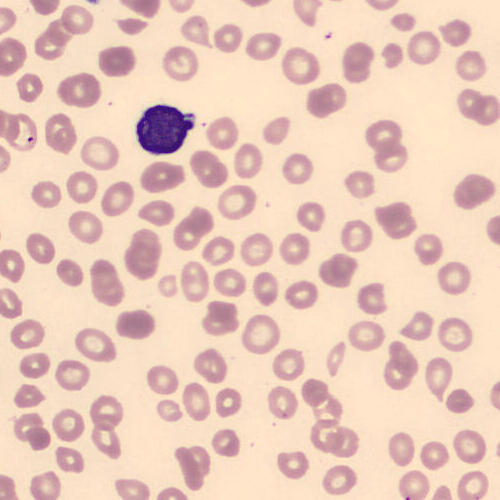
#> input picture ch15-图像阈值/cell.jpg, 500 x 500 px
$ python '阈值分割5.py'
#> lines starting #> are read from the running program, lines starting #| are printed output that depends on the picture; after the words box and inside, x2 and y2 are one past the last pixel; in counts of white or black regions, pixels touching at a corner belong together
# -*- coding: utf-8 -*-
# @Time    : 2020/9/4 21:11
# @Author  : jhys
# @FileName: 阈值分割5.py

# 导入库
import cv2
import numpy as np
from matplotlib import pyplot as plt

img = cv2.imread('cell.jpg', 0)
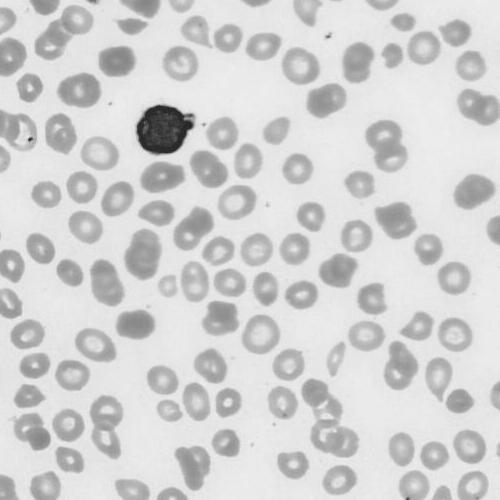
#> img: shape (500, 500); min 30, max 241, mean 210

# 自适应阈值
th1 = cv2.adaptiveThreshold(
    img, 255, cv2.ADAPTIVE_THRESH_MEAN_C, cv2.THRESH_BINARY_INV , 3, 0)
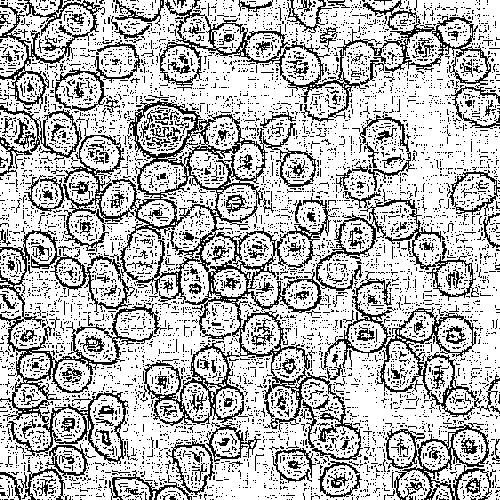
#> th1: shape (500, 500); 72.5% white; black in thin lines or dots
th2 = cv2.adaptiveThreshold(
    img, 255, cv2.ADAPTIVE_THRESH_MEAN_C, cv2.THRESH_BINARY_INV , 33, 0)
#> th2: shape (500, 500); 36% white; 355 white regions (173 under 20 px), largest, box (x1, y1, x2, y2) and area: (302, 378, 360, 458) 2141, (136, 105, 195, 154) 2001, (35, 5, 94, 61) 1526
th3 = cv2.adaptiveThreshold(
    img, 255, cv2.ADAPTIVE_THRESH_MEAN_C, cv2.THRESH_BINARY_INV , 53, 0)
#> th3: shape (500, 500); 34.4% white; 174 white regions (50 under 20 px), largest, box (x1, y1, x2, y2) and area: (302, 378, 360, 458) 2244, (136, 105, 195, 155) 2175, (35, 6, 94, 60) 1577
th4 = cv2.adaptiveThreshold(
    img, 255, cv2.ADAPTIVE_THRESH_MEAN_C, cv2.THRESH_BINARY_INV , 73, 0)
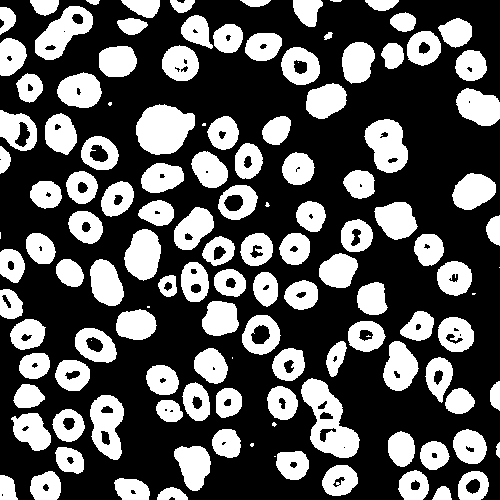
#> th4: shape (500, 500); 34.7% white; 129 white regions (14 under 20 px), largest, box (x1, y1, x2, y2) and area: (301, 378, 360, 458) 2341, (136, 104, 195, 155) 2197, (364, 119, 408, 173) 1625
th5 = cv2.adaptiveThreshold(
    img, 255, cv2.ADAPTIVE_THRESH_GAUSSIAN_C, cv2.THRESH_BINARY_INV , 3, 0)
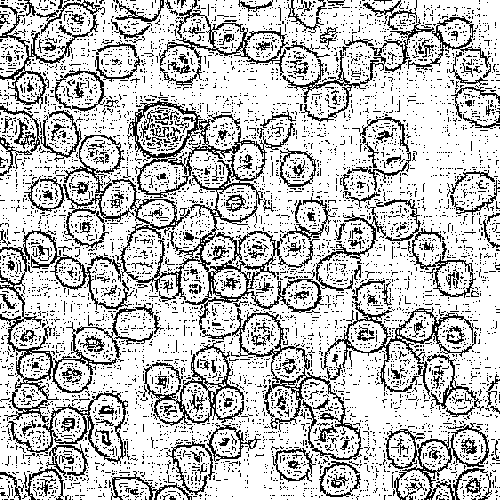
#> th5: shape (500, 500); 76.1% white; black in thin lines or dots
th6 = cv2.adaptiveThreshold(
    img, 255, cv2.ADAPTIVE_THRESH_GAUSSIAN_C, cv2.THRESH_BINARY_INV , 33, 0)
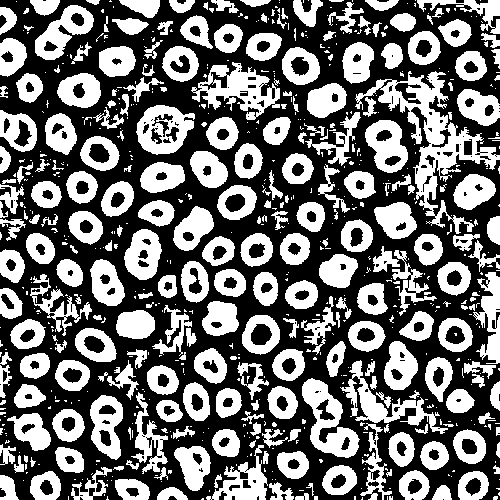
#> th6: shape (500, 500); 43.1% white; 701 white regions (443 under 20 px), largest, box (x1, y1, x2, y2) and area: (355, 71, 500, 234) 5162, (191, 62, 280, 120) 2213, (302, 378, 360, 458) 2075
th7 = cv2.adaptiveThreshold(
    img, 255, cv2.ADAPTIVE_THRESH_GAUSSIAN_C, cv2.THRESH_BINARY_INV , 53, 0)
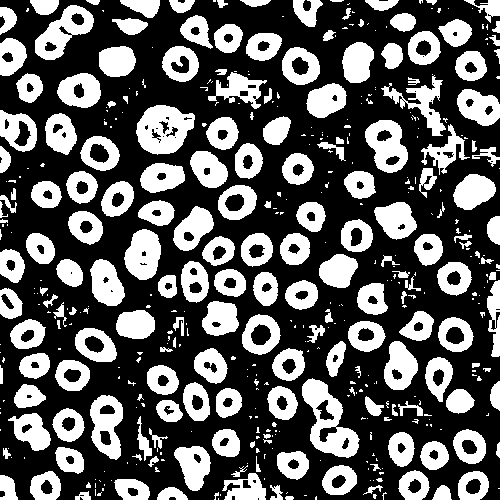
#> th7: shape (500, 500); 36% white; 458 white regions (267 under 20 px), largest, box (x1, y1, x2, y2) and area: (302, 378, 360, 458) 2119, (136, 105, 195, 155) 1965, (35, 5, 94, 60) 1488
th8 = cv2.adaptiveThreshold(
    img, 255, cv2.ADAPTIVE_THRESH_GAUSSIAN_C, cv2.THRESH_BINARY_INV , 73, 0)
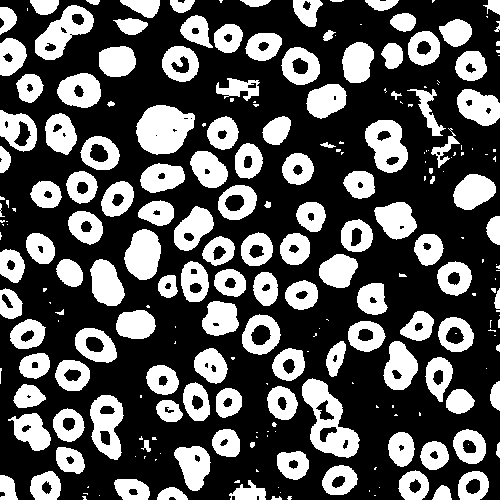
#> th8: shape (500, 500); 34% white; 240 white regions (105 under 20 px), largest, box (x1, y1, x2, y2) and area: (302, 378, 360, 458) 2166, (136, 105, 195, 155) 2140, (35, 5, 94, 60) 1525

titles = ['Original', 'MEAN_3', 'MEAN_33','MEAN_53','MEAN_73','GAUSSIAN_3','GAUSSIAN_33','GAUSSIAN_53','GAUSSIAN_73']
images = [img, th1, th2, th3, th4, th5, th6, th7, th8]

# 开始画图
plt.figure(figsize = (8,8))

for i in range(9):
    plt.subplot(3,3,i+1)
    plt.imshow(images[i], 'gray')
    plt.title(titles[i])
    plt.xticks([]), plt.yticks([])

# 保存并展示图片
plt.savefig('4_out.png')
plt.show()
